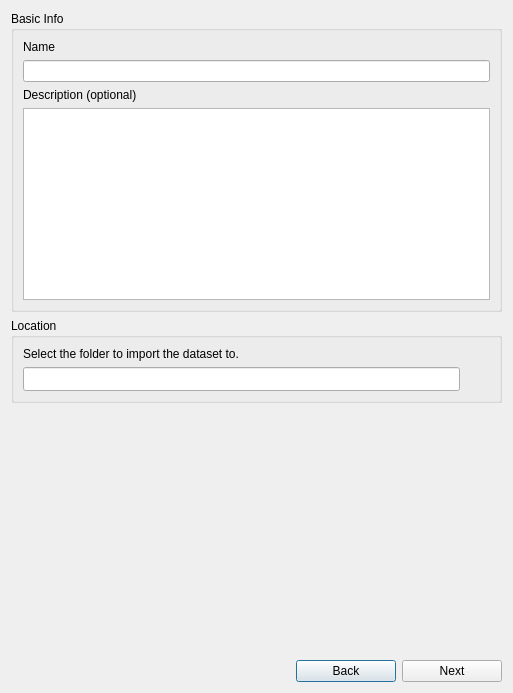
<?xml version="1.0" encoding="UTF-8"?>
<ui version="4.0">
 <class>ImportDataDialog</class>
 <widget class="QDialog" name="ImportDataDialog">
  <property name="geometry">
   <rect>
    <x>0</x>
    <y>0</y>
    <width>513</width>
    <height>693</height>
   </rect>
  </property>
  <property name="windowTitle">
   <string>Import Data</string>
  </property>
  <layout class="QGridLayout" name="gridLayout">
   <item row="1" column="1">
    <layout class="QHBoxLayout" name="pageControl">
     <item>
      <spacer name="horizontalSpacer_3">
       <property name="orientation">
        <enum>Qt::Horizontal</enum>
       </property>
       <property name="sizeHint" stdset="0">
        <size>
         <width>40</width>
         <height>20</height>
        </size>
       </property>
      </spacer>
     </item>
     <item>
      <widget class="QPushButton" name="backButton">
       <property name="minimumSize">
        <size>
         <width>100</width>
         <height>0</height>
        </size>
       </property>
       <property name="text">
        <string>Back</string>
       </property>
      </widget>
     </item>
     <item>
      <widget class="QPushButton" name="nextButton">
       <property name="minimumSize">
        <size>
         <width>100</width>
         <height>0</height>
        </size>
       </property>
       <property name="text">
        <string>Next</string>
       </property>
      </widget>
     </item>
    </layout>
   </item>
   <item row="0" column="1">
    <widget class="QStackedWidget" name="Pages">
     <property name="currentIndex">
      <number>0</number>
     </property>
     <widget class="QWidget" name="DatasetAttributesPage">
      <layout class="QVBoxLayout" name="verticalLayout_12">
       <property name="leftMargin">
        <number>0</number>
       </property>
       <property name="topMargin">
        <number>0</number>
       </property>
       <property name="rightMargin">
        <number>0</number>
       </property>
       <property name="bottomMargin">
        <number>0</number>
       </property>
       <item>
        <widget class="QGroupBox" name="basicInfoGroupBox">
         <property name="title">
          <string>Basic Info</string>
         </property>
         <layout class="QVBoxLayout" name="verticalLayout_11">
          <item>
           <widget class="QLabel" name="label_12">
            <property name="text">
             <string>Name</string>
            </property>
           </widget>
          </item>
          <item>
           <widget class="QLineEdit" name="datasetNameLineEdit"/>
          </item>
          <item>
           <widget class="QLabel" name="label_13">
            <property name="text">
             <string>Description (optional)</string>
            </property>
           </widget>
          </item>
          <item>
           <widget class="QPlainTextEdit" name="datasetDescriptionTextEdit"/>
          </item>
         </layout>
        </widget>
       </item>
       <item>
        <widget class="QGroupBox" name="destLocationGroupBox">
         <property name="title">
          <string>Location</string>
         </property>
         <layout class="QVBoxLayout" name="verticalLayout_7">
          <item>
           <widget class="QLabel" name="label_10">
            <property name="text">
             <string>Select the folder to import the dataset to.</string>
            </property>
           </widget>
          </item>
          <item>
           <layout class="QHBoxLayout" name="horizontalLayout_2">
            <item>
             <widget class="QLineEdit" name="destPathLineEdit">
              <property name="minimumSize">
               <size>
                <width>0</width>
                <height>24</height>
               </size>
              </property>
             </widget>
            </item>
            <item>
             <widget class="QPushButton" name="chooseDestPathButton">
              <property name="sizePolicy">
               <sizepolicy hsizetype="Fixed" vsizetype="Fixed">
                <horstretch>0</horstretch>
                <verstretch>0</verstretch>
               </sizepolicy>
              </property>
              <property name="maximumSize">
               <size>
                <width>24</width>
                <height>24</height>
               </size>
              </property>
              <property name="text">
               <string/>
              </property>
              <property name="icon">
               <iconset>
                <normaloff>../icons/folder.png</normaloff>../icons/folder.png</iconset>
              </property>
              <property name="flat">
               <bool>true</bool>
              </property>
             </widget>
            </item>
           </layout>
          </item>
         </layout>
        </widget>
       </item>
       <item>
        <spacer name="verticalSpacer">
         <property name="orientation">
          <enum>Qt::Vertical</enum>
         </property>
         <property name="sizeHint" stdset="0">
          <size>
           <width>20</width>
           <height>40</height>
          </size>
         </property>
        </spacer>
       </item>
      </layout>
     </widget>
     <widget class="QWidget" name="SelectDirectoryPage">
      <layout class="QVBoxLayout" name="verticalLayout_2">
       <property name="leftMargin">
        <number>0</number>
       </property>
       <property name="topMargin">
        <number>0</number>
       </property>
       <property name="rightMargin">
        <number>0</number>
       </property>
       <property name="bottomMargin">
        <number>0</number>
       </property>
       <item>
        <widget class="QGroupBox" name="ImportDirectoryGroupBox">
         <property name="sizePolicy">
          <sizepolicy hsizetype="Preferred" vsizetype="Minimum">
           <horstretch>0</horstretch>
           <verstretch>0</verstretch>
          </sizepolicy>
         </property>
         <property name="title">
          <string>Import Directory</string>
         </property>
         <layout class="QVBoxLayout" name="verticalLayout_3">
          <item>
           <layout class="QHBoxLayout" name="horizontalLayout_5">
            <item>
             <layout class="QVBoxLayout" name="verticalLayout">
              <item>
               <widget class="QLabel" name="label">
                <property name="text">
                 <string>Select Data Directory</string>
                </property>
               </widget>
              </item>
              <item>
               <layout class="QHBoxLayout" name="sourceDirContainer">
                <item>
                 <widget class="QLineEdit" name="directoryPathLineEdit">
                  <property name="minimumSize">
                   <size>
                    <width>0</width>
                    <height>24</height>
                   </size>
                  </property>
                 </widget>
                </item>
                <item>
                 <widget class="QPushButton" name="chooseDirectoryButton">
                  <property name="sizePolicy">
                   <sizepolicy hsizetype="Fixed" vsizetype="Fixed">
                    <horstretch>0</horstretch>
                    <verstretch>0</verstretch>
                   </sizepolicy>
                  </property>
                  <property name="maximumSize">
                   <size>
                    <width>24</width>
                    <height>24</height>
                   </size>
                  </property>
                  <property name="text">
                   <string/>
                  </property>
                  <property name="icon">
                   <iconset>
                    <normaloff>../icons/folder.png</normaloff>../icons/folder.png</iconset>
                  </property>
                  <property name="flat">
                   <bool>true</bool>
                  </property>
                 </widget>
                </item>
               </layout>
              </item>
              <item>
               <widget class="QCheckBox" name="cohortFoldersCheckBox">
                <property name="text">
                 <string>Cohorts in Separate Folders</string>
                </property>
               </widget>
              </item>
              <item>
               <widget class="QPushButton" name="importDirectoryButton">
                <property name="text">
                 <string>Import</string>
                </property>
               </widget>
              </item>
             </layout>
            </item>
           </layout>
          </item>
          <item>
           <widget class="QProgressBar" name="importDirectoryProgressBar">
            <property name="sizePolicy">
             <sizepolicy hsizetype="Expanding" vsizetype="Fixed">
              <horstretch>0</horstretch>
              <verstretch>0</verstretch>
             </sizepolicy>
            </property>
            <property name="value">
             <number>24</number>
            </property>
           </widget>
          </item>
          <item>
           <widget class="QLabel" name="importingStatusLabel">
            <property name="text">
             <string>TextLabel</string>
            </property>
           </widget>
          </item>
         </layout>
        </widget>
       </item>
       <item>
        <widget class="QLabel" name="directoryLabel">
         <property name="text">
          <string>Directory: </string>
         </property>
        </widget>
       </item>
       <item>
        <widget class="QLabel" name="importResultLabel">
         <property name="text">
          <string>Identfied</string>
         </property>
        </widget>
       </item>
       <item>
        <widget class="QWidget" name="viewCohortsBox" native="true">
         <property name="sizePolicy">
          <sizepolicy hsizetype="Preferred" vsizetype="Expanding">
           <horstretch>0</horstretch>
           <verstretch>0</verstretch>
          </sizepolicy>
         </property>
         <layout class="QVBoxLayout" name="verticalLayout_10">
          <property name="spacing">
           <number>1</number>
          </property>
          <property name="leftMargin">
           <number>0</number>
          </property>
          <property name="topMargin">
           <number>0</number>
          </property>
          <property name="rightMargin">
           <number>0</number>
          </property>
          <property name="bottomMargin">
           <number>0</number>
          </property>
          <item>
           <layout class="QHBoxLayout" name="horizontalLayout_3">
            <item>
             <widget class="QWidget" name="cohortsColumn" native="true">
              <property name="sizePolicy">
               <sizepolicy hsizetype="Preferred" vsizetype="Expanding">
                <horstretch>0</horstretch>
                <verstretch>0</verstretch>
               </sizepolicy>
              </property>
              <layout class="QVBoxLayout" name="verticalLayout_8">
               <property name="leftMargin">
                <number>0</number>
               </property>
               <property name="topMargin">
                <number>6</number>
               </property>
               <property name="rightMargin">
                <number>8</number>
               </property>
               <property name="bottomMargin">
                <number>0</number>
               </property>
               <item>
                <widget class="QLabel" name="label_2">
                 <property name="text">
                  <string>Cohorts</string>
                 </property>
                </widget>
               </item>
               <item>
                <widget class="QListWidget" name="cohortListWidget">
                 <property name="toolTip">
                  <string>Cohort Folders. Double click to show folder contents.</string>
                 </property>
                </widget>
               </item>
              </layout>
             </widget>
            </item>
            <item>
             <widget class="Line" name="line">
              <property name="orientation">
               <enum>Qt::Vertical</enum>
              </property>
             </widget>
            </item>
            <item>
             <widget class="QWidget" name="animalsColumn" native="true">
              <property name="sizePolicy">
               <sizepolicy hsizetype="Preferred" vsizetype="Expanding">
                <horstretch>0</horstretch>
                <verstretch>0</verstretch>
               </sizepolicy>
              </property>
              <layout class="QVBoxLayout" name="verticalLayout_9">
               <property name="leftMargin">
                <number>8</number>
               </property>
               <property name="topMargin">
                <number>6</number>
               </property>
               <property name="rightMargin">
                <number>0</number>
               </property>
               <property name="bottomMargin">
                <number>0</number>
               </property>
               <item>
                <widget class="QLabel" name="animalFilesLabel">
                 <property name="text">
                  <string>Subject Files</string>
                 </property>
                </widget>
               </item>
               <item>
                <widget class="QListWidget" name="animalListWidget">
                 <property name="toolTip">
                  <string>Subject Files. Double click to preview file.</string>
                 </property>
                </widget>
               </item>
              </layout>
             </widget>
            </item>
           </layout>
          </item>
         </layout>
        </widget>
       </item>
       <item>
        <widget class="QGroupBox" name="languageGroupBox">
         <property name="title">
          <string>Language</string>
         </property>
         <layout class="QFormLayout" name="formLayout">
          <item row="0" column="0">
           <widget class="QLabel" name="label_14">
            <property name="text">
             <string>Number of Choices (for the whole dataset):</string>
            </property>
           </widget>
          </item>
          <item row="0" column="1">
           <widget class="QLineEdit" name="numChoicesLineEdit"/>
          </item>
          <item row="1" column="0">
           <widget class="QLabel" name="label_15">
            <property name="text">
             <string>Number of Contingencies (for the whole dataset):</string>
            </property>
           </widget>
          </item>
          <item row="1" column="1">
           <widget class="QLineEdit" name="numContingenciesLineEdit"/>
          </item>
         </layout>
        </widget>
       </item>
       <item>
        <widget class="QGroupBox" name="selectDelimiterGroupBox">
         <property name="toolTip">
          <string>Select the delimiter to parse your subject files. The delimiter should be the same across all subject files.</string>
         </property>
         <property name="title">
          <string>Select Delimiter</string>
         </property>
         <layout class="QHBoxLayout" name="horizontalLayout_6">
          <property name="leftMargin">
           <number>6</number>
          </property>
          <property name="topMargin">
           <number>6</number>
          </property>
          <property name="rightMargin">
           <number>6</number>
          </property>
          <property name="bottomMargin">
           <number>6</number>
          </property>
          <item>
           <widget class="QRadioButton" name="radio_comma">
            <property name="text">
             <string>Comma</string>
            </property>
           </widget>
          </item>
          <item>
           <widget class="QRadioButton" name="radio_tab">
            <property name="text">
             <string>Tab</string>
            </property>
           </widget>
          </item>
          <item>
           <widget class="QRadioButton" name="radio_space">
            <property name="text">
             <string>Space</string>
            </property>
           </widget>
          </item>
          <item>
           <widget class="QRadioButton" name="radio_other">
            <property name="text">
             <string>Other:</string>
            </property>
           </widget>
          </item>
          <item>
           <widget class="QLineEdit" name="otherDelimiterLineEdit">
            <property name="enabled">
             <bool>false</bool>
            </property>
           </widget>
          </item>
         </layout>
        </widget>
       </item>
      </layout>
     </widget>
     <widget class="QWidget" name="SelectAnimalInfoFilePage">
      <layout class="QGridLayout" name="gridLayout_2">
       <property name="leftMargin">
        <number>6</number>
       </property>
       <property name="topMargin">
        <number>12</number>
       </property>
       <property name="rightMargin">
        <number>6</number>
       </property>
       <property name="bottomMargin">
        <number>12</number>
       </property>
       <item row="0" column="0">
        <layout class="QHBoxLayout" name="horizontalLayout_7">
         <item>
          <layout class="QVBoxLayout" name="verticalLayout_4">
           <item>
            <widget class="QLabel" name="label_4">
             <property name="font">
              <font>
               <pointsize>16</pointsize>
               <bold>true</bold>
              </font>
             </property>
             <property name="text">
              <string>Select Subject Information File</string>
             </property>
            </widget>
           </item>
           <item>
            <widget class="QLabel" name="sampleCohortLabel">
             <property name="text">
              <string>Subtitle</string>
             </property>
            </widget>
           </item>
           <item>
            <widget class="QListWidget" name="anInfoListWidget"/>
           </item>
          </layout>
         </item>
        </layout>
       </item>
      </layout>
     </widget>
     <widget class="QWidget" name="LabelAnInfoPage">
      <layout class="QVBoxLayout" name="verticalLayout_5">
       <property name="leftMargin">
        <number>6</number>
       </property>
       <property name="rightMargin">
        <number>6</number>
       </property>
       <item>
        <widget class="QLabel" name="label_6">
         <property name="font">
          <font>
           <pointsize>16</pointsize>
           <bold>true</bold>
          </font>
         </property>
         <property name="text">
          <string>Label Subject Information File</string>
         </property>
        </widget>
       </item>
       <item>
        <widget class="QLabel" name="label_9">
         <property name="text">
          <string>Right Click columm headers to label columns.</string>
         </property>
        </widget>
       </item>
       <item>
        <layout class="QVBoxLayout" name="anInfoTableWidgetContainer">
         <item>
          <widget class="QTableView" name="anInfoTableView"/>
         </item>
        </layout>
       </item>
       <item>
        <widget class="QLabel" name="sampleAnimalLabel_info">
         <property name="text">
          <string>TextLabel</string>
         </property>
        </widget>
       </item>
       <item>
        <widget class="QLabel" name="label_5">
         <property name="text">
          <string>Only showing up to first 100 rows.</string>
         </property>
        </widget>
       </item>
      </layout>
     </widget>
     <widget class="QWidget" name="LabelAnimalFilePage">
      <layout class="QVBoxLayout" name="verticalLayout_6">
       <property name="leftMargin">
        <number>6</number>
       </property>
       <property name="topMargin">
        <number>12</number>
       </property>
       <property name="rightMargin">
        <number>6</number>
       </property>
       <property name="bottomMargin">
        <number>12</number>
       </property>
       <item>
        <widget class="QLabel" name="label_7">
         <property name="font">
          <font>
           <pointsize>16</pointsize>
           <bold>true</bold>
          </font>
         </property>
         <property name="text">
          <string>Label Subject Data File</string>
         </property>
        </widget>
       </item>
       <item>
        <widget class="QLabel" name="label_8">
         <property name="text">
          <string>Right Click on column headers to label columns.</string>
         </property>
        </widget>
       </item>
       <item>
        <layout class="QVBoxLayout" name="anDataTableWidgetContainer">
         <property name="topMargin">
          <number>0</number>
         </property>
         <item>
          <widget class="QTableView" name="anDataTableView"/>
         </item>
        </layout>
       </item>
       <item>
        <widget class="QLabel" name="sampleAnimalLabel_data">
         <property name="text">
          <string>TextLabel</string>
         </property>
        </widget>
       </item>
       <item>
        <widget class="QLabel" name="label_3">
         <property name="text">
          <string>Only showing up to first 100 rows.</string>
         </property>
        </widget>
       </item>
      </layout>
     </widget>
    </widget>
   </item>
  </layout>
 </widget>
 <resources/>
 <connections>
  <connection>
   <sender>radio_other</sender>
   <signal>toggled(bool)</signal>
   <receiver>otherDelimiterLineEdit</receiver>
   <slot>setEnabled(bool)</slot>
   <hints>
    <hint type="sourcelabel">
     <x>267</x>
     <y>615</y>
    </hint>
    <hint type="destinationlabel">
     <x>343</x>
     <y>617</y>
    </hint>
   </hints>
  </connection>
  <connection>
   <sender>radio_other</sender>
   <signal>clicked()</signal>
   <receiver>otherDelimiterLineEdit</receiver>
   <slot>setFocus()</slot>
   <hints>
    <hint type="sourcelabel">
     <x>279</x>
     <y>626</y>
    </hint>
    <hint type="destinationlabel">
     <x>393</x>
     <y>622</y>
    </hint>
   </hints>
  </connection>
 </connections>
</ui>
